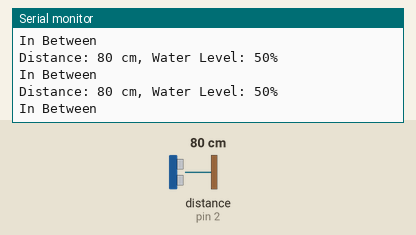
A sketch run on a simulated Arduino Uno, built with avr-gcc and run on an emulated ATmega328P. On the bench: the last lines printed to the serial monitor. Wiring (inferred from the names in the program): ultrasonic range finder: trigger pin 4; echo pin 2. The test bench sets the inputs (shaded band); at power-on: distance to the obstacle (sensor on pin 2) 80 cm. The echo pulse lasts 58.3 µs per cm.

Above: at 1.2 s.
1.3 s: distance to the obstacle (sensor on pin 2) set to 35 cm
At 1.38 s:
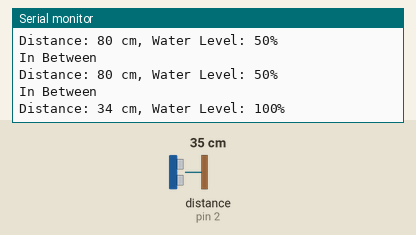
2.9 s: distance to the obstacle (sensor on pin 2) set to 120 cm
At 2.94 s:
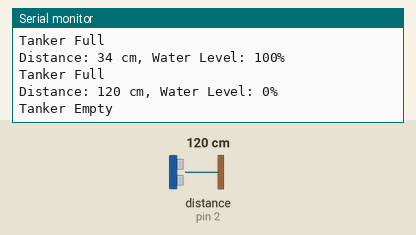
Timing chart, 0 to 5.9 s (numbered marks = the images above; inputs shaded):
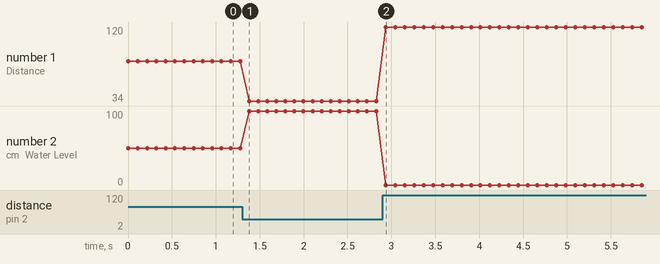

The sketch:

main.ino
```cpp
#include <Arduino.h>

const int triggerPin = 4; // GPIO4 (D4)
const int echoPin = 2;    // GPIO2 (D2)

const int maxDistance = 450; // Max distance for the sensor
const int minDistance = 20;  // Min distance for the sensor

const unsigned long timeout = 13200; // Timeout for pulseIn

const int fullDistance = 45;
const int emptyDistance = 115;

String tankStatus = "Unknown"; // Variable to store the tank status

void setup() {
  Serial.begin(115200);
  pinMode(triggerPin, OUTPUT);
  pinMode(echoPin, INPUT);
}

void loop() {
  digitalWrite(triggerPin, LOW);
  delayMicroseconds(2);
  digitalWrite(triggerPin, HIGH);
  delayMicroseconds(10);
  digitalWrite(triggerPin, LOW);

  long duration = pulseIn(echoPin, HIGH, timeout);

  int distance = 0;
  if (duration > 0) {
    distance = duration / 58.0;
  }

  if (distance >= minDistance && distance <= maxDistance) {
    int waterLevelPercentage = 0;
    if (distance <= fullDistance) {
      waterLevelPercentage = 100;
    } else if (distance >= emptyDistance) {
      waterLevelPercentage = 0;
    } else {
      waterLevelPercentage = map(distance, fullDistance, emptyDistance, 100, 0);
    }

    Serial.print("Distance: ");
    Serial.print(distance);
    Serial.print(" cm, Water Level: ");
    Serial.print(waterLevelPercentage);
    Serial.println("%");

    if (waterLevelPercentage == 100) {
      tankStatus = "Tanker Full";
    } else if (waterLevelPercentage == 0) {
      tankStatus = "Tanker Empty";
    } else {
      tankStatus = "In Between";
    }

    Serial.println(tankStatus);
  }

  delay(100);
}
```

Measured:
- after the input at 1.3 s, the serial monitor: prints a new line after 0.08 s (image 1)
- after the input at 2.9 s, the serial monitor: prints a new line at once (image 2)
- plotted number 1: 80 → 34 after the input at 1.3 s, 34 → 120 after the input at 2.9 s
- plotted number 2: 50 → 100 after the input at 1.3 s, 100 → 0 after the input at 2.9 s
